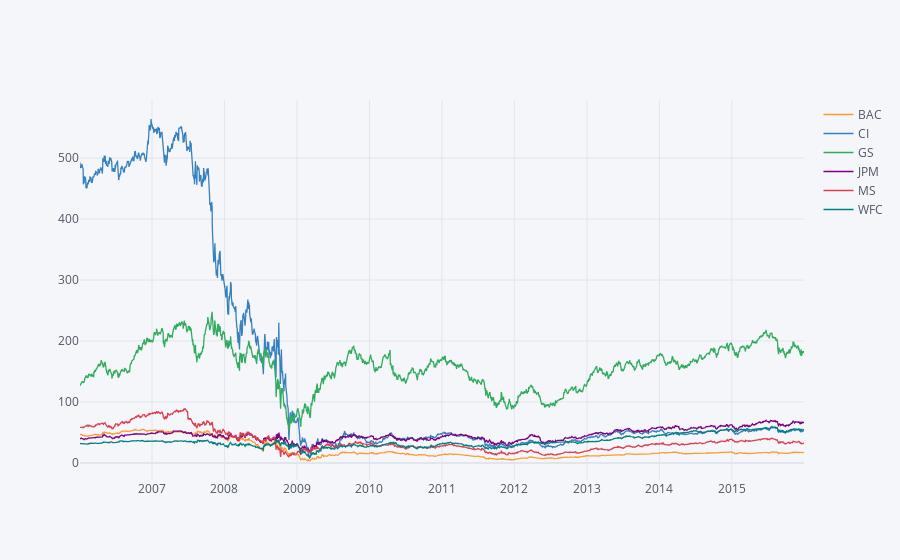

Notebook cell for this chart:
### Code cell
bank_stocks.xs(key='Close',axis=1,level='Stock Info').iplot()
# plt.legend()

### Figure 1 — Plotly figure (JSON) as saved in the notebook; plotly's stock layout.template omitted (floating-point values rounded to 4 significant figures; data arrays with more than 128 entries replaced by an {"elided": "..."} marker saying what was removed)
{"data": [{"line": {"color": "rgba(255, 153, 51, 1.0)", "dash": "solid", "shape": "linear", "width": 1.3}, "mode": "lines", "name": "BAC", "text": "", "type": "scatter", "x": {"elided": "2517 str values"}, "y": {"elided": "2517 float values"}}, {"line": {"color": "rgba(55, 128, 191, 1.0)", "dash": "solid", "shape": "linear", "width": 1.3}, "mode": "lines", "name": "CI", "text": "", "type": "scatter", "x": {"elided": "2517 str values"}, "y": {"elided": "2517 float values"}}, {"line": {"color": "rgba(50, 171, 96, 1.0)", "dash": "solid", "shape": "linear", "width": 1.3}, "mode": "lines", "name": "GS", "text": "", "type": "scatter", "x": {"elided": "2517 str values"}, "y": {"elided": "2517 float values"}}, {"line": {"color": "rgba(128, 0, 128, 1.0)", "dash": "solid", "shape": "linear", "width": 1.3}, "mode": "lines", "name": "JPM", "text": "", "type": "scatter", "x": {"elided": "2517 str values"}, "y": {"elided": "2517 float values"}}, {"line": {"color": "rgba(219, 64, 82, 1.0)", "dash": "solid", "shape": "linear", "width": 1.3}, "mode": "lines", "name": "MS", "text": "", "type": "scatter", "x": {"elided": "2517 str values"}, "y": {"elided": "2517 float values"}}, {"line": {"color": "rgba(0, 128, 128, 1.0)", "dash": "solid", "shape": "linear", "width": 1.3}, "mode": "lines", "name": "WFC", "text": "", "type": "scatter", "x": {"elided": "2517 str values"}, "y": {"elided": "2517 float values"}}], "layout": {"legend": {"bgcolor": "#F5F6F9", "font": {"color": "#4D5663"}}, "paper_bgcolor": "#F5F6F9", "plot_bgcolor": "#F5F6F9", "title": {"font": {"color": "#4D5663"}}, "xaxis": {"gridcolor": "#E1E5ED", "showgrid": true, "tickfont": {"color": "#4D5663"}, "title": {"font": {"color": "#4D5663"}, "text": ""}, "zerolinecolor": "#E1E5ED"}, "yaxis": {"gridcolor": "#E1E5ED", "showgrid": true, "tickfont": {"color": "#4D5663"}, "title": {"font": {"color": "#4D5663"}, "text": ""}, "zerolinecolor": "#E1E5ED"}}}
